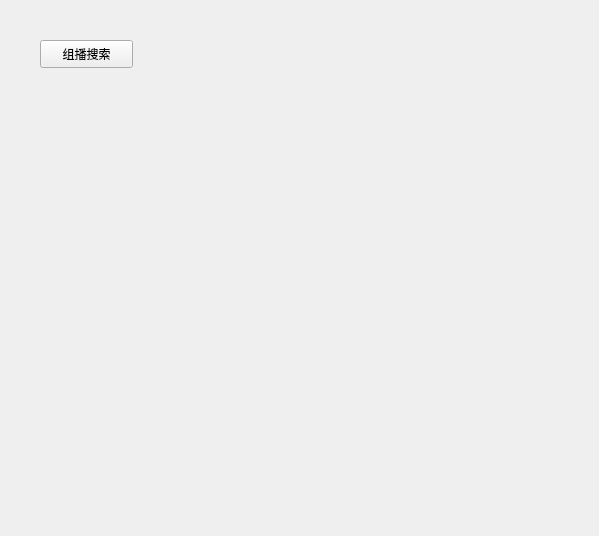
<?xml version="1.0" encoding="UTF-8"?>
<ui version="4.0">
 <class>TabUnit</class>
 <widget class="QWidget" name="TabUnit">
  <property name="geometry">
   <rect>
    <x>0</x>
    <y>0</y>
    <width>599</width>
    <height>536</height>
   </rect>
  </property>
  <property name="windowTitle">
   <string>Form</string>
  </property>
  <widget class="QPushButton" name="btn_unit_search">
   <property name="geometry">
    <rect>
     <x>40</x>
     <y>40</y>
     <width>93</width>
     <height>28</height>
    </rect>
   </property>
   <property name="text">
    <string>组播搜索</string>
   </property>
  </widget>
 </widget>
 <resources/>
 <connections/>
</ui>
